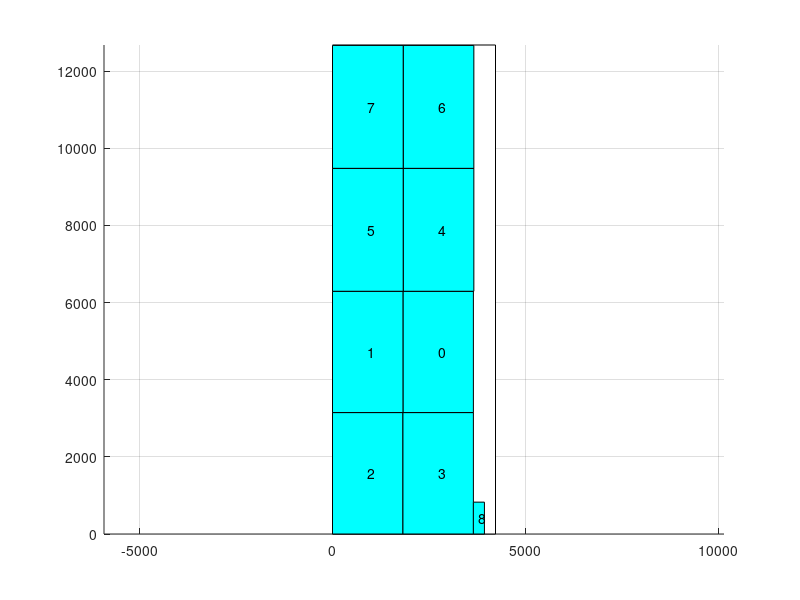

This chart was generated by the following MATLAB code:
axis equal;
hold on;
grid on;
cap_x=[ 0 0 4225 4225 0 ];
cap_y=[ 0 12675 12675 0 0 ];
fill(cap_x,cap_y,'w');
block_x=[ 1826 3652 3652 1826 1826 ];
block_y=[ 3146 3146 6292 6292 3146 ];
fill(block_x,block_y,'c');
text(2739,4719,'0');
block_x=[ 0 1826 1826 0 0 ];
block_y=[ 3146 3146 6292 6292 3146 ];
fill(block_x,block_y,'c');
text(913,4719,'1');
block_x=[ 0 1826 1826 0 0 ];
block_y=[ 0 0 3146 3146 0 ];
fill(block_x,block_y,'c');
text(913,1573,'2');
block_x=[ 1826 3652 3652 1826 1826 ];
block_y=[ 0 0 3146 3146 0 ];
fill(block_x,block_y,'c');
text(2739,1573,'3');
block_x=[ 1832 3664 3664 1832 1832 ];
block_y=[ 6292 6292 9478 9478 6292 ];
fill(block_x,block_y,'c');
text(2748,7885,'4');
block_x=[ 0 1832 1832 0 0 ];
block_y=[ 6292 6292 9478 9478 6292 ];
fill(block_x,block_y,'c');
text(916,7885,'5');
block_x=[ 1832 3664 3664 1832 1832 ];
block_y=[ 9478 9478 12664 12664 9478 ];
fill(block_x,block_y,'c');
text(2748,11071,'6');
block_x=[ 0 1832 1832 0 0 ];
block_y=[ 9478 9478 12664 12664 9478 ];
fill(block_x,block_y,'c');
text(916,11071,'7');
block_x=[ 3652 3938 3938 3652 3652 ];
block_y=[ 0 0 826 826 0 ];
fill(block_x,block_y,'c');
text(3795,413,'8');
